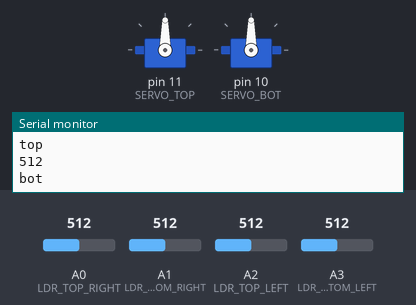
This sketch was run on a simulated Arduino Uno, built with avr-gcc and run on an emulated ATmega328P. Shown: 2 × servo, the last lines printed to the serial monitor. The test bench sets the inputs (shaded band); at power-on: A2 (LDR_TOP_LEFT) = 512, A0 (LDR_TOP_RIGHT) = 512, A1 (LDR_BOTTOM_RIGHT) = 512, A3 (LDR_BOTTOM_LEFT) = 512.

Above: at 1.2 s.
1.3 s: A2 (LDR_TOP_LEFT) set to 596
2.8 s: A2 (LDR_TOP_LEFT) set to 625
At 3.29 s:
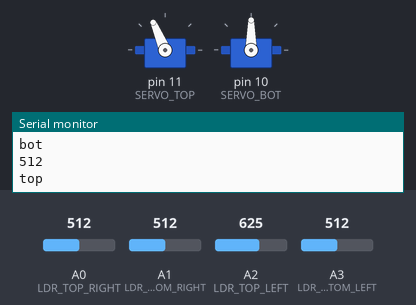
At 4.8 s:
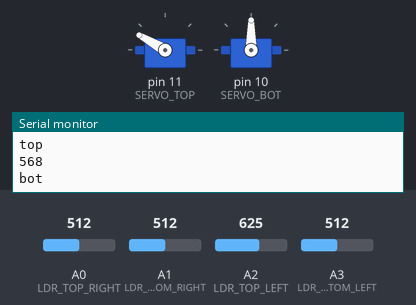
Timing chart, 0 to 6.3 s (numbered marks = the images above; inputs shaded):
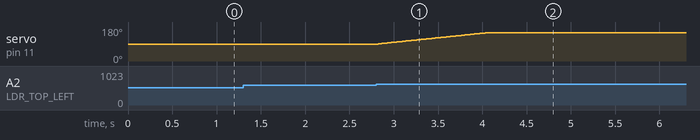

The sketch:

dual-axis-solar-tracker-arduino.ino
```cpp
/**
 * Sketch for dual-axis arduino solar tracker
 */

/* Includes */
#include <Servo.h>

/* Macros */
#define LDR_TOP_RIGHT     0
#define LDR_BOTTOM_RIGHT  1
#define LDR_TOP_LEFT      2
#define LDR_BOTTOM_LEFT   3

#define SERVO_TOP         11
#define SERVO_BOT         10

/* Object declarations */
Servo servo_top;
Servo servo_bot;

/* Global variables */
int servo_top_pos = 90;
int servo_bot_pos = 90;

void setup() {
  Serial.begin(9600);
  servo_top.attach(SERVO_TOP);
  servo_bot.attach(SERVO_BOT);
  servo_top.write(servo_top_pos);
}

void loop() {
  int error = 50;
  /* getting avg value for each side */
  int top_avg = (analogRead(LDR_TOP_RIGHT) + analogRead(LDR_TOP_LEFT)) / 2;
  int bot_avg = (analogRead(LDR_BOTTOM_RIGHT) + analogRead(LDR_BOTTOM_LEFT)) / 2;
  int right_avg = (analogRead(LDR_TOP_RIGHT) + analogRead(LDR_BOTTOM_RIGHT)) / 2;
  int left_avg = (analogRead(LDR_TOP_LEFT) + analogRead(LDR_BOTTOM_LEFT)) / 2;

  /* for testing and debugging */
  Serial.println("top");
  Serial.println(top_avg);
  Serial.println("bot");
  Serial.println(bot_avg);

  /* upper servo */
  if (abs(top_avg - bot_avg) > error)
  {
    if (top_avg > bot_avg)
    {
      servo_top_pos++;
      if (servo_top_pos > 150)
      {
        servo_top_pos = 150;
      }
    }
    else if(bot_avg > top_avg)
    {
      servo_top_pos++;
      if (servo_top_pos < 30)
      {
        servo_top_pos = 30;
      }
    }
    servo_top.write(servo_top_pos);
  }
  /* lower servo */
  if (abs(left_avg - right_avg) > error)
  {
    if (left_avg > right_avg)
    {
      servo_bot_pos++;
      if (servo_bot_pos > 150)
      {
        servo_bot_pos = 150;
      }
    }
    else if(left_avg > right_avg)
    {
      servo_top_pos++;
      if (servo_bot_pos < 30)
      {
        servo_bot_pos = 30;
      }
    }
    servo_top.write(servo_bot_pos);
  }
}
```

Measured:
- the behaviour switches between 613 and 614 on A2 (LDR_TOP_LEFT) (found by bisection; images 0 and 1)
- after the input at 2.8 s, servo on pin 11 (SERVO_TOP): moves from 90° to 150° over 1.2 s, starting at once
